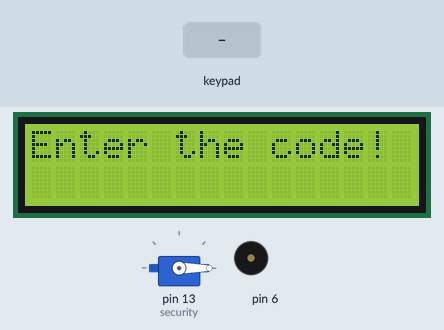
Simulated run of this sketch. Board: Arduino Uno, built with avr-gcc and run on an emulated ATmega328P. Parts: servo, 16×2 character LCD, buzzer (waves = sounding). The test bench sets the inputs (shaded band).

Above: at 1.2 s.
1.3 s: keypad keys 1 0 9 8 7 # pressed 0.4 s apart
At 5.2 s:
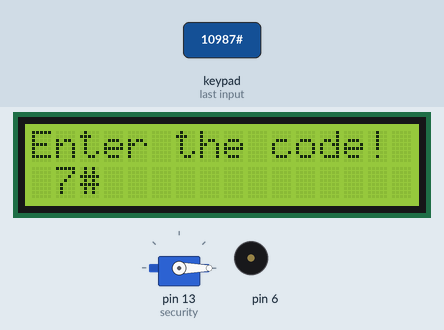
5.5 s: key 'A' pressed
At 6.4 s:
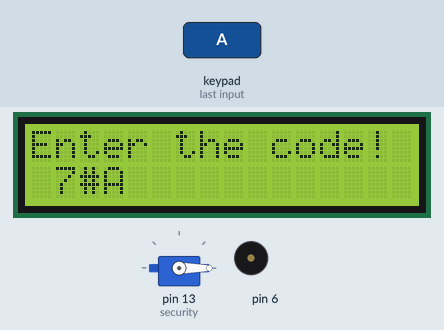
7.0 s: keypad keys 1 0 9 8 7 * pressed 0.4 s apart
At 10.9 s:
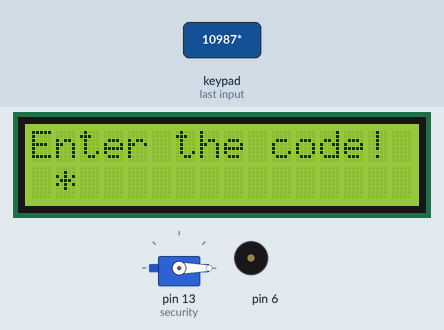
12.0 s: key 'B' pressed
At 13.2 s:
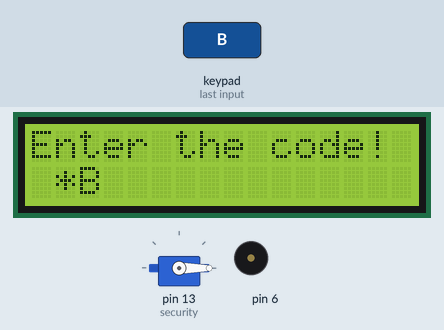
13.5 s: keypad keys 1 0 9 8 7 A pressed 0.4 s apart
At 14.3 s:
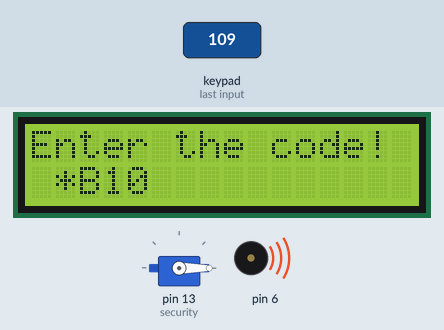
17.4 s: key 'C' pressed
At 18.3 s:
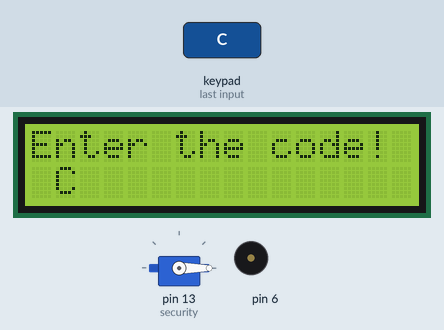
Timing chart, 0 to 19.9 s (numbered marks = the images above; inputs shaded):
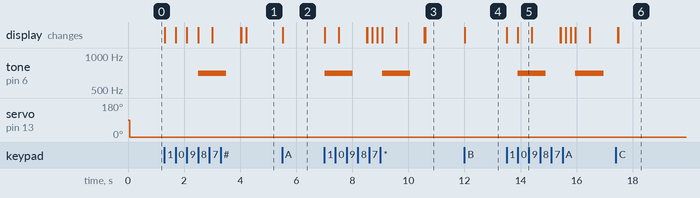

The sketch:

lock_system.ino
```cpp
#include <Servo.h>

//password=1234 for operation

#include <LiquidCrystal.h>

LiquidCrystal lcd(12, 11, 5, 4, 3, 2);

#include <Keypad.h>

const byte ROWS = 4;
const byte COLS = 4;

char Keys[ROWS][COLS] = {
  {'1', '2', '3', 'A'},
  {'4', '5', '6', 'B'},
  {'7', '8', '9', 'C'},
  {'*', '0', '#', 'D'}
};

byte rowPins[ROWS] = {10,9,8,7};
byte colPins[COLS] = {A0,A1,A2,A3};

Keypad kp = Keypad(makeKeymap(Keys), rowPins, colPins, ROWS, COLS);

Servo security;
void setup() {
  pinMode(6,OUTPUT);
  security.attach(13);
  Serial.begin(9600);
  lcd.begin(16, 2);
  lcd.print("Enter the code!");
}


void loop() {
     security.write(0);
 char x1 =0, x2 =0, x3 =0, x4 =0;

    while(x1==0){
     x1= kp.getKey();
    lcd.setCursor(1, 1);
    lcd.print(x1);}
    while(x2==0){x2= kp.getKey();
    lcd.setCursor(2, 1);
    lcd.print(x2);}
    while(x3==0){x3= kp.getKey();
    lcd.setCursor(3, 1);
    lcd.print(x3);}
    while(x4==0){x4= kp.getKey();
    lcd.setCursor(4, 1);
    lcd.print(x4);}


  if(x1=='1' && x2=='2' && x3=='3' && x4=='4'){lcd.clear();
             security.write(180);
             lcd.setCursor(4, 0);
             lcd.print("Welcome!");
             delay(1000);
             lcd.clear();
             lcd.print("Enter the code!");}

  else{tone(6,700,1000);
       delay(500);
       lcd.clear();
       lcd.setCursor(4, 0);
       lcd.print("Erorr!!");
       delay(1000);
       lcd.clear();
       lcd.print("Enter the code!");}
}
```

Measured:
- after the input at 1.3 s, tone on pin 6: silent → 700 Hz after 1.2 s, → silent 1.0 s later; the display: first changes at once (image 1 shows a later state)
- after the input at 5.5 s, the display: changes at once (image 2)
- after the input at 7.0 s, tone on pin 6: alternates 700 Hz for 1.0 s and silent for 1.1 s, 4 changes in all, then stays silent, starting at once; the display: first changes at once (image 3 shows a later state)
- after the input at 12.0 s, the display: changes at once (image 4)
- after the input at 13.5 s, tone on pin 6: alternates 700 Hz for 1.0 s and silent for 1.1 s, starting after 0.40 s; the display: first changes at once (image 5 shows a later state)
- after the input at 17.4 s, the display: first differs from a run without the input after 0.09 s (image 6)
